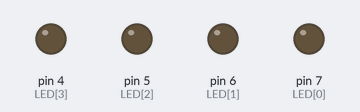
Bench run of a sketch on a simulated Arduino Uno, built with avr-gcc and run on an emulated ATmega328P. Parts: output pins drawn as LEDs (lit = HIGH).

Above: at 0.15 s.
At 1.05 s:
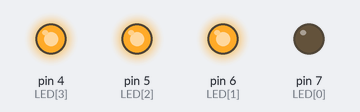
At 2.25 s:
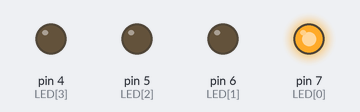
At 3.15 s:
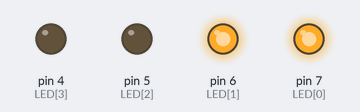
At 4.35 s:
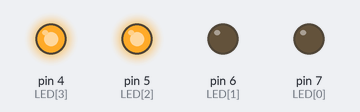
At 39.54 s:
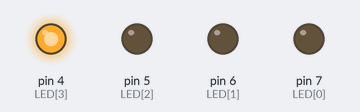
Timing chart, 0 to 39.8 s (numbered marks = the images above):
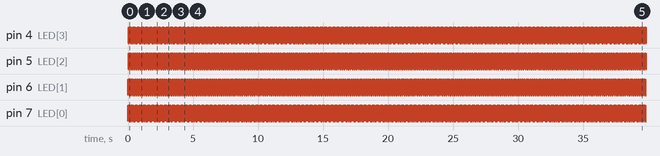

The sketch:

PRELAB.ino
```cpp
int LED[4] = {7, 6, 5, 4};
int numLeds = 4;
int interval = 20;

void setup() {
  int sizel = 4;//sizeof(LED)/sizeof(LED[0]);
  for(int i =0;i<sizel;i++){
    pinMode(LED[i], OUTPUT);
  }
}

void loop() {
    for(int a = 0; a < numLeds; a++){
      digitalWrite(LED[a], HIGH);
      delay(interval);
    }
    for(int a = 0; a < numLeds; a++){
      digitalWrite(LED[a], LOW);
      delay(interval);
    }
    for(int a = numLeds-1; a >= 0; a--){
      digitalWrite(LED[a], HIGH);
      delay(interval);
    }
    for(int a = numLeds-1; a >= 0; a--){
    digitalWrite(LED[a], LOW);
      delay(interval);
    }
}
```

Measured:
- by itself, pin 4 (LED[3]): repeats every 0.32 s: LOW 0.02 s, HIGH 0.08 s, LOW 0.14 s, HIGH 0.08 s
- by itself, pin 5 (LED[2]): alternates HIGH for 0.08 s and LOW for 0.06 s
- by itself, pin 6 (LED[1]): alternates HIGH for 0.08 s and LOW for 0.10 s
- by itself, pin 7 (LED[0]): repeats every 0.32 s: LOW 0.14 s, HIGH 0.08 s, LOW 0.02 s, HIGH 0.08 s
